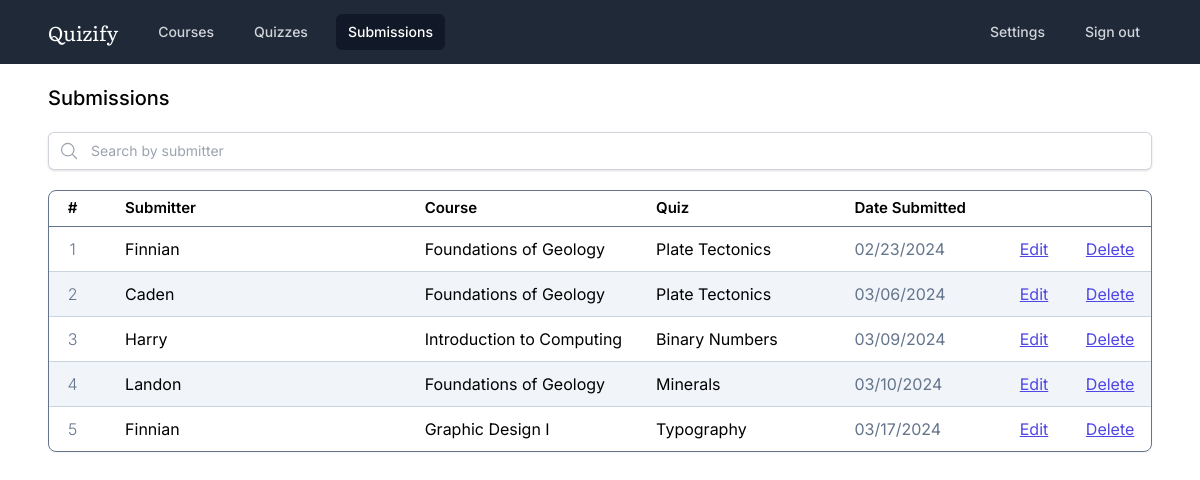
The page /submissions/index.php (signed in) on the database its author committed.
### tables this page shows
CREATE TABLE `courses` (
  `id` int(11) NOT NULL,
  `name` varchar(255) NOT NULL,
  `semester` varchar(255) NOT NULL,
  `institution` varchar(255) NOT NULL,
  `tutor_id` int(11) NOT NULL,
  `created_at` timestamp NOT NULL DEFAULT current_timestamp()
);

CREATE TABLE `submissions` (
  `id` int(11) NOT NULL,
  `submitter` varchar(255) NOT NULL,
  `email` varchar(255) DEFAULT NULL,
  `quiz_id` int(11) NOT NULL,
  `created_at` timestamp NOT NULL DEFAULT current_timestamp()
);

CREATE TABLE `quizzes` (
  `id` int(11) NOT NULL,
  `name` varchar(255) NOT NULL,
  `code` varchar(5) NOT NULL,
  `course_id` int(11) NOT NULL,
  `created_at` timestamp NOT NULL DEFAULT current_timestamp()
);

### utils.php (called while the page is built, shortened)
<?php
function connect_to_database()
{
  $dsn = "mysql:host=localhost;dbname=quizify";
  $username = "root";
  $password = "";
  try {
    $dbh = new PDO($dsn, $username, $password);
  } catch (PDOException $exception) {
    echo $exception->getMessage();
    exit;
  }
  return $dbh;
}
function prepare_and_execute($sql, $params = [])
{
  $dbh = connect_to_database();
  $stmt = $dbh->prepare($sql);
  $stmt->execute($params);
  return $stmt;
}

### submissions/index.php (the view, shortened to what this page needs)
<?php
require "../utils.php";
$sql = "
SELECT
  s.id,
  q.name AS course_name,
  c.name AS quiz_name,
  s.submitter,
  s.created_at
FROM
  courses c,
  quizzes q,
  submissions s
WHERE
  c.tutor_id = ?
  AND c.id = q.course_id
  AND q.id = s.quiz_id
ORDER BY
  s.created_at;
";
$stmt  = prepare_and_execute($sql, [$_SESSION["tutor_id"]]);
$submissions = $stmt->fetchAll();
?>
<!doctype html>
<html lang="en" class="overscroll-none">
<head>
  <script src="https://cdn.tailwindcss.com"></script>
</head>
<body class="min-h-screen font-['Inter']">
  <nav class="bg-gray-800 px-4">
    <div class="mx-auto max-w-7xl px-2 sm:px-6 lg:px-8">
      <div class="relative flex h-16 items-center justify-between">
        <div class="flex flex-1 items-center justify-center sm:items-stretch sm:justify-start">
          <div class="flex flex-shrink-0 items-center">
            <h1 class="text-white font-['Literata'] text-xl mr-1">Quizify</h1>
          </div>
          <div class="hidden sm:ml-6 sm:block">
            <div class="flex space-x-4">
              <a href="../courses/index.php" class="text-gray-300 hover:bg-gray-700 hover:text-white rounded-md px-3 py-2 text-sm font-medium">Courses</a>
              <a href="../quizzes/index.php" class="text-gray-300 hover:bg-gray-700 hover:text-white rounded-md px-3 py-2 text-sm font-medium">Quizzes</a>
              <a href="." class="bg-gray-900 text-white rounded-md px-3 py-2 text-sm font-medium" aria-current="page">Submissions</a>
            </div>
          </div>
        </div>
        <div class="inset-y-0 flex items-center pr-2 sm:static sm:inset-auto sm:ml-6 sm:pr-0">
          <div class="relative ml-3">
            <div class="flex space-x-4">
              <a href="../settings/index.php" class="text-gray-300 hover:bg-gray-700 hover:text-white rounded-md px-3 py-2 text-sm font-medium">Settings</a>
              <a href="../index.php" class="text-gray-300 hover:bg-gray-700 hover:text-white rounded-md px-3 py-2 text-sm font-medium">Sign out</a>
            </div>
          </div>
        </div>
      </div>
    </div>
  </nav>
  <div class="mx-auto max-w-7xl bg-white min-h-screen pt-4 px-12">
    <div class="flex mb-4 items-center">
      <h1 class="grow text-xl font-medium">Submissions</h1>
    </div>
    <div class="flex items-center mb-5 w-full shadow rounded-md">
      <div class="pl-2.5 pr-1 block w-fit rounded-l-md border-l border-y py-2 text-gray-900 bg-white border-gray-300 placeholder:text-gray-400 focus:ring-2 focus:ring-inset focus:ring-indigo-600 sm:text-sm sm:leading-6">
        <svg xmlns="http://www.w3.org/2000/svg" fill="none" viewBox="0 0 24 24" stroke-width="1.5" stroke="currentColor" class="w-5 h-5 text-gray-400">
          <path stroke-linecap="round" stroke-linejoin="round" d="m21 21-5.197-5.197m0 0A7.5 7.5 0 1 0 5.196 5.196a7.5 7.5 0 0 0 10.607 10.607Z" />
        </svg>
      </div>
      <input type="text" id="search-input" placeholder="Search by submitter" class="px-2 block w-full rounded-r-md border-y border-r py-1.5 text-gray-900 border-gray-300 placeholder:text-gray-400 sm:text-sm sm:leading-6 outline-none">
    </div>
    <div class="w-full h-fit border border-slate-500 shadow-sm rounded-lg mb-10 overflow-hidden">
      <table class="w-full">
        <thead class="border-b border-slate-500 h-[35px] text-[15px]">
          <th class="font-semibold w-[4%] pl-1">#</th>
          <th class="font-semibold text-left w-[30%] pl-8">Submitter</th>
          <th class="font-semibold text-left w-[21%]">Course</th>
          <th class="font-semibold text-left w-[18%]">Quiz</th>
          <th class="font-semibold text-left w-[15%]">Date Submitted</th>
          <th class="font-semibold w-[6%]"></th>
          <th class="font-semibold w-[6%]"></th>
        </thead>
        <tbody class="divide-y divide-slate-300">
          <?php foreach ($submissions as $index => $submission) : ?>
            <tr class="submission h-[45px] <?= ($index % 2 == 1) ? "bg-slate-100" : ""; ?>" value="<?= $submission["submitter"] ?>">
              <td class="index text-center font-light text-slate-500 pl-1"><?= $index + 1 ?></td>
              <td class="pl-8"><?= $submission["submitter"] ?></td>
              <td><?= $submission["quiz_name"] ?></td>
              <td><?= $submission["course_name"] ?></td>
              <td class="text-slate-500">
                <?= (new DateTime($submission["created_at"]))->format('m/d/Y') ?>
              </td>
              <td>
                <a href="<?= "./edit.php?submission_id=" . $submission["id"] ?>" class="text-indigo-600 underline hover:text-indigo-500">Edit</a>
              </td>
              <td>
                <form method="post" onsubmit="return confirm('Are you sure you want to delete this submission?');">
                  <button type="submit" class="text-indigo-600 underline hover:text-indigo-500">Delete</button>
                </form>
              </td>
            </tr>
          <?php endforeach; ?>
        </tbody>
      </table>
    </div>
  </div>
</body>
</html>

### rows shown on the page
courses: submissions.submitter "Finnian", name "Foundations of Geology", quizzes.name "Plate Tectonics", submissions.created_at "02/23/2024", submissions.submitter "Caden", submissions.created_at "03/06/2024", submissions.submitter "Landon", quizzes.name "Minerals", submissions.created_at "03/10/2024"
courses: submissions.submitter "Harry", name "Introduction to Computing", quizzes.name "Binary Numbers", submissions.created_at "03/09/2024"
courses: submissions.submitter "Finnian", name "Graphic Design I", quizzes.name "Typography", submissions.created_at "03/17/2024"
